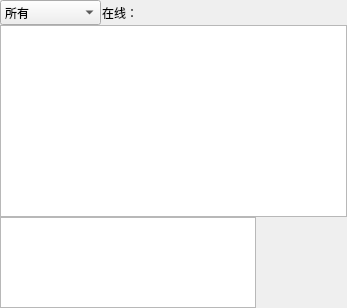
            <widget class="QWidget" name="page_2">
             <layout class="QGridLayout" name="gridLayout_6">
              <property name="margin">
               <number>0</number>
              </property>
              <property name="spacing">
               <number>0</number>
              </property>
              <item row="0" column="0">
               <layout class="QVBoxLayout" name="verticalLayout_5">
                <property name="spacing">
                 <number>0</number>
                </property>
                <item>
                 <layout class="QHBoxLayout" name="horizontalLayout_8">
                  <property name="spacing">
                   <number>1</number>
                  </property>
                  <item>
                   <widget class="QComboBox" name="QchkTenement">
                    <property name="minimumSize">
                     <size>
                      <width>101</width>
                      <height>25</height>
                     </size>
                    </property>
                    <item>
                     <property name="text">
                      <string>所有</string>
                     </property>
                    </item>
                    <item>
                     <property name="text">
                      <string>在线</string>
                     </property>
                    </item>
                    <item>
                     <property name="text">
                      <string>不在线</string>
                     </property>
                    </item>
                    <item>
                     <property name="text">
                      <string>室内机</string>
                     </property>
                    </item>
                    <item>
                     <property name="text">
                      <string>别墅室内机</string>
                     </property>
                    </item>
                   </widget>
                  </item>
                  <item>
                   <widget class="QLabel" name="label_7">
                    <property name="minimumSize">
                     <size>
                      <width>30</width>
                      <height>25</height>
                     </size>
                    </property>
                    <property name="text">
                     <string>在线：</string>
                    </property>
                   </widget>
                  </item>
                  <item>
                   <widget class="QLabel" name="QlblOnlineTenement">
                    <property name="minimumSize">
                     <size>
                      <width>30</width>
                      <height>25</height>
                     </size>
                    </property>
                    <property name="text">
                     <string/>
                    </property>
                   </widget>
                  </item>
                  <item>
                   <spacer name="horizontalSpacer_2">
                    <property name="orientation">
                     <enum>Qt::Horizontal</enum>
                    </property>
                    <property name="sizeHint" stdset="0">
                     <size>
                      <width>40</width>
                      <height>20</height>
                     </size>
                    </property>
                   </spacer>
                  </item>
                 </layout>
                </item>
                <item>
                 <widget class="MyTableWidget" name="QTenement"/>
                </item>
                <item>
                 <layout class="QHBoxLayout" name="horizontalLayout_15">
                  <property name="spacing">
                   <number>0</number>
                  </property>
                  <item>
                   <widget class="MyTableWidget" name="QCallNow">
                    <property name="minimumSize">
                     <size>
                      <width>0</width>
                      <height>91</height>
                     </size>
                    </property>
                    <property name="maximumSize">
                     <size>
                      <width>16777215</width>
                      <height>91</height>
                     </size>
                    </property>
                   </widget>
                  </item>
                  <item>
                   <widget class="QLabel" name="QlblPic">
                    <property name="minimumSize">
                     <size>
                      <width>91</width>
                      <height>91</height>
                     </size>
                    </property>
                    <property name="maximumSize">
                     <size>
                      <width>91</width>
                      <height>91</height>
                     </size>
                    </property>
                    <property name="text">
                     <string/>
                    </property>
                   </widget>
                  </item>
                 </layout>
                </item>
               </layout>
              </item>
             </layout>
            </widget>
